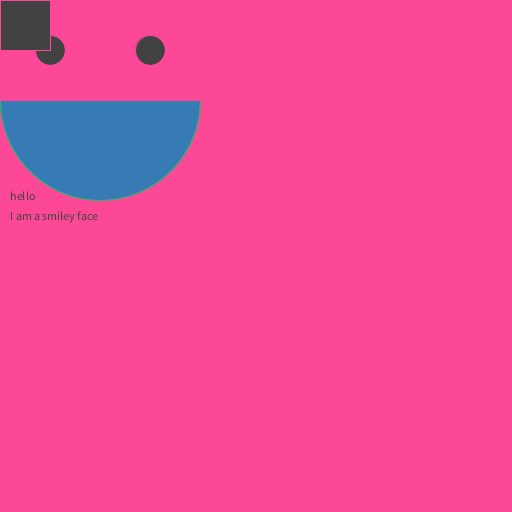
Frame 1 (no input)
Frame 60 (the mouse pressed at the canvas centre just before this capture): identical to frame 1, image omitted
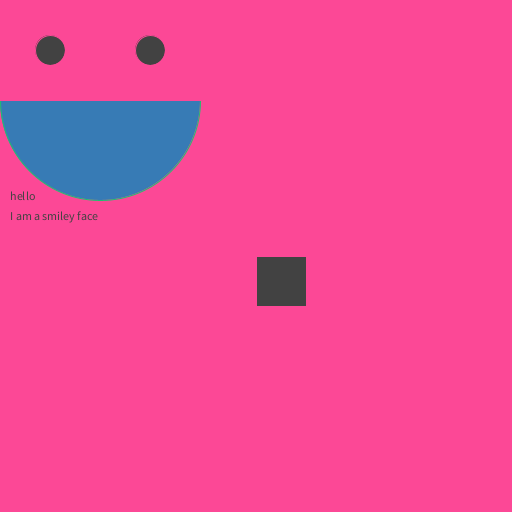
Frame 120 (the mouse held since frame 60 and released just before this capture)

The Processing sketch that drew these frames (run headless with seeded random() and noise(); from frame 60 on, the mouse is pressed at the canvas centre):

// Processing sketch: sketch_150722b
// ── sketch_150722b.pde
//Going from static mode to active mode by adding void setup and void loop

void setup() {
  size(512, 512);
  background(#FC4896);
//  frameRate(1);
}
void draw() {
  background(#FC4896); //Put background here to clear the screen every frame
  point(20, 20);
  point(100, 100);
  // Needed to put stroke *before* the line. Just like "pen down" in Scratch. 
  stroke(#1DC070);
//  line(20, 20, 200, 200);
  fill(#377BB5);
  ellipse(100, 100, 200, 200);
  stroke(#FC4896);
  fill(#FC4896);
  rect(0, 0, 200, 100);
  fill(#424242);
  ellipse(50, 50, 30, 30);
  ellipse(150, 50, 30, 30);

  text("hello", 10, 200);
  text("I am a smiley face", 10, 220);
  
//  rectMode(CENTER);
  rect(mouseX, mouseY, 50, 50);
  
}
